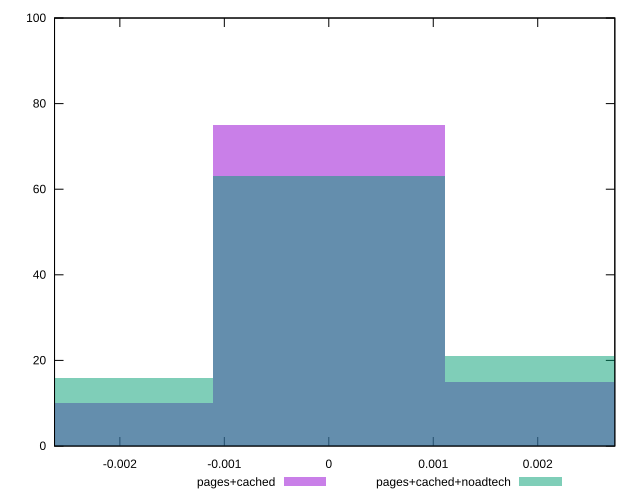

Write gnuplot code to recreate this figure.
reset

$pagesCached <<EOF
0 75
0.0022158396506686243 15
-0.0022158396506686243 10
EOF

$pagesCachedNoadtech <<EOF
0 63
0.0022158396506686243 21
-0.0022158396506686243 16
EOF

set key outside below
set boxwidth 0.0022158396506686243
set xrange [-0.0026254126698101498:0.0027380247150075587]
set yrange [0:100]
set trange [0:100]
set style fill transparent solid 0.5 noborder
set terminal svg size 640, 500 enhanced background rgb 'white'
set output "report_00019_2021-02-10T18-14-37.922Z//meta/pScore-difference/comparison/histogram/1_vs_2.svg"

plot $pagesCached title "pages+cached" with boxes, \
     $pagesCachedNoadtech title "pages+cached+noadtech" with boxes

reset
